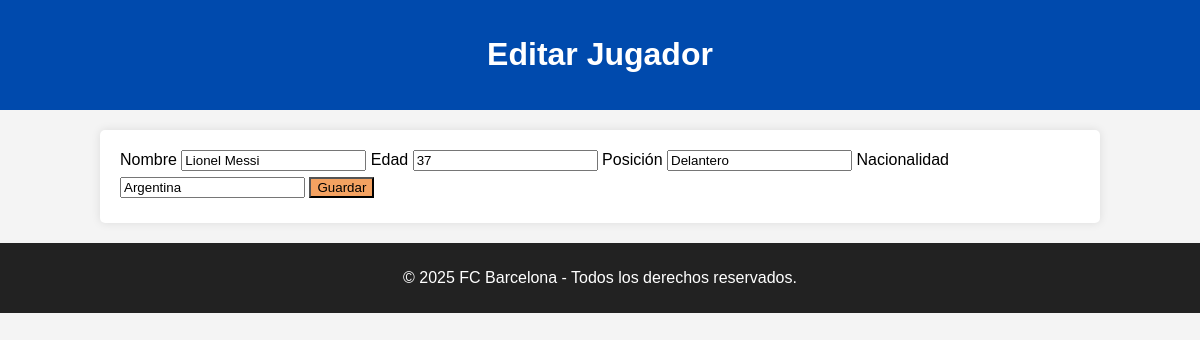
Screenshot of /editar.php?id=1 with the database file from the repository.
### tables this page shows
CREATE TABLE `equipos` (
  `id` int(11) NOT NULL,
  `jug_Nom` varchar(100) NOT NULL,
  `Jug_edad` int(11) NOT NULL,
  `Jug_posicion` varchar(100) NOT NULL,
  `Jug_nacion` varchar(100) NOT NULL
);

### editar.php (the view, shortened to what this page needs)
<?php
include("base.php");
$id = $_GET['id'];
$resultado = $conexion->query("SELECT * FROM equipos WHERE id=$id");
$jugador = $resultado->fetch_assoc();
?>
<!DOCTYPE html>
<html lang="en">
<head>
    <link rel="stylesheet" href="styles.css">
</head>
<body>
<header>
    <h1>Editar Jugador</h1>
</header>
<main>
    <form action="" method="post" class="form-container">
        <label for="nom">Nombre</label>
        <input type="text" name="nom" id="nom" value="<?php echo $jugador['jug_Nom']; ?>" required>
        <label for="ed">Edad</label>
        <input type="number" name="ed" id="ed" value="<?php echo $jugador['Jug_edad']; ?>" required>
        <label for="pos">Posición</label>
        <input type="text" name="pos" id="pos" value="<?php echo $jugador['Jug_posicion']; ?>" required>
        <label for="nac">Nacionalidad</label>
        <input type="text" name="nac" id="nac" value="<?php echo $jugador['Jug_nacion']; ?>" required>
        <button type="submit" class="save">Guardar</button>
        <a href="index.php" class="btn cancel">Cancelar</a>
    </form>
</main>
<footer>
    <p>&copy; <?php echo date("Y"); ?> FC Barcelona - Todos los derechos reservados.</p>
</footer>
</body>
</html>

### styles.css (style rules this page uses)
body { font-family: Arial, sans-serif; background-color: #f4f4f4; margin: 0; padding: 0; }
header { background-color: #004aad; color: white; padding: 15px 0; text-align: center; }
main { width: 80%; margin: 20px auto; background: white; padding: 20px; border-radius: 5px; box-shadow: 0px 0px 10px rgba(0, 0, 0, 0.1); }
.btn { display: inline-block; padding: 8px 12px; text-decoration: none; font-size: 14px; border-radius: 3px; color: white; }
footer { text-align: center; background-color: #222; color: white; padding: 10px; margin-top: 20px; }
.save { background-color: #f4a261; }

### rows the page displays
equipos: nom "Lionel Messi", ed "37", pos "Delantero", nac "Argentina"
